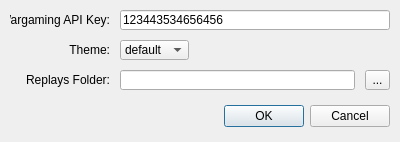
<?xml version="1.0" encoding="UTF-8"?>
<ui version="4.0">
 <class>Settings</class>
 <widget class="QDialog" name="Settings">
  <property name="geometry">
   <rect>
    <x>0</x>
    <y>0</y>
    <width>400</width>
    <height>142</height>
   </rect>
  </property>
  <property name="windowTitle">
   <string notr="true">Settings</string>
  </property>
  <property name="windowOpacity">
   <double>1.000000000000000</double>
  </property>
  <widget class="QDialogButtonBox" name="buttonBox">
   <property name="geometry">
    <rect>
     <x>10</x>
     <y>100</y>
     <width>380</width>
     <height>32</height>
    </rect>
   </property>
   <property name="orientation">
    <enum>Qt::Horizontal</enum>
   </property>
   <property name="standardButtons">
    <set>QDialogButtonBox::Cancel|QDialogButtonBox::Ok</set>
   </property>
  </widget>
  <widget class="QComboBox" name="comboBox">
   <property name="geometry">
    <rect>
     <x>120</x>
     <y>40</y>
     <width>69</width>
     <height>20</height>
    </rect>
   </property>
   <item>
    <property name="text">
     <string>default</string>
    </property>
   </item>
   <item>
    <property name="text">
     <string>light</string>
    </property>
   </item>
   <item>
    <property name="text">
     <string>dark</string>
    </property>
   </item>
  </widget>
  <widget class="QLineEdit" name="lineEdit">
   <property name="geometry">
    <rect>
     <x>120</x>
     <y>10</y>
     <width>270</width>
     <height>20</height>
    </rect>
   </property>
   <property name="text">
    <string>123443534656456</string>
   </property>
  </widget>
  <widget class="QLabel" name="label">
   <property name="geometry">
    <rect>
     <x>10</x>
     <y>10</y>
     <width>100</width>
     <height>20</height>
    </rect>
   </property>
   <property name="text">
    <string>Wargaming API Key:</string>
   </property>
   <property name="alignment">
    <set>Qt::AlignRight|Qt::AlignTrailing|Qt::AlignVCenter</set>
   </property>
  </widget>
  <widget class="QLabel" name="label_2">
   <property name="geometry">
    <rect>
     <x>10</x>
     <y>40</y>
     <width>100</width>
     <height>20</height>
    </rect>
   </property>
   <property name="text">
    <string>Theme:</string>
   </property>
   <property name="alignment">
    <set>Qt::AlignRight|Qt::AlignTrailing|Qt::AlignVCenter</set>
   </property>
  </widget>
  <widget class="QLabel" name="label_3">
   <property name="geometry">
    <rect>
     <x>10</x>
     <y>70</y>
     <width>100</width>
     <height>20</height>
    </rect>
   </property>
   <property name="text">
    <string>Replays Folder:</string>
   </property>
   <property name="alignment">
    <set>Qt::AlignRight|Qt::AlignTrailing|Qt::AlignVCenter</set>
   </property>
  </widget>
  <widget class="QToolButton" name="toolButton">
   <property name="geometry">
    <rect>
     <x>365</x>
     <y>70</y>
     <width>25</width>
     <height>20</height>
    </rect>
   </property>
   <property name="text">
    <string>...</string>
   </property>
  </widget>
  <widget class="QLineEdit" name="lineEdit_2">
   <property name="geometry">
    <rect>
     <x>120</x>
     <y>70</y>
     <width>235</width>
     <height>20</height>
    </rect>
   </property>
  </widget>
 </widget>
 <resources/>
 <connections>
  <connection>
   <sender>buttonBox</sender>
   <signal>accepted()</signal>
   <receiver>Settings</receiver>
   <slot>accept()</slot>
   <hints>
    <hint type="sourcelabel">
     <x>248</x>
     <y>254</y>
    </hint>
    <hint type="destinationlabel">
     <x>157</x>
     <y>274</y>
    </hint>
   </hints>
  </connection>
  <connection>
   <sender>buttonBox</sender>
   <signal>rejected()</signal>
   <receiver>Settings</receiver>
   <slot>reject()</slot>
   <hints>
    <hint type="sourcelabel">
     <x>316</x>
     <y>260</y>
    </hint>
    <hint type="destinationlabel">
     <x>286</x>
     <y>274</y>
    </hint>
   </hints>
  </connection>
 </connections>
</ui>
